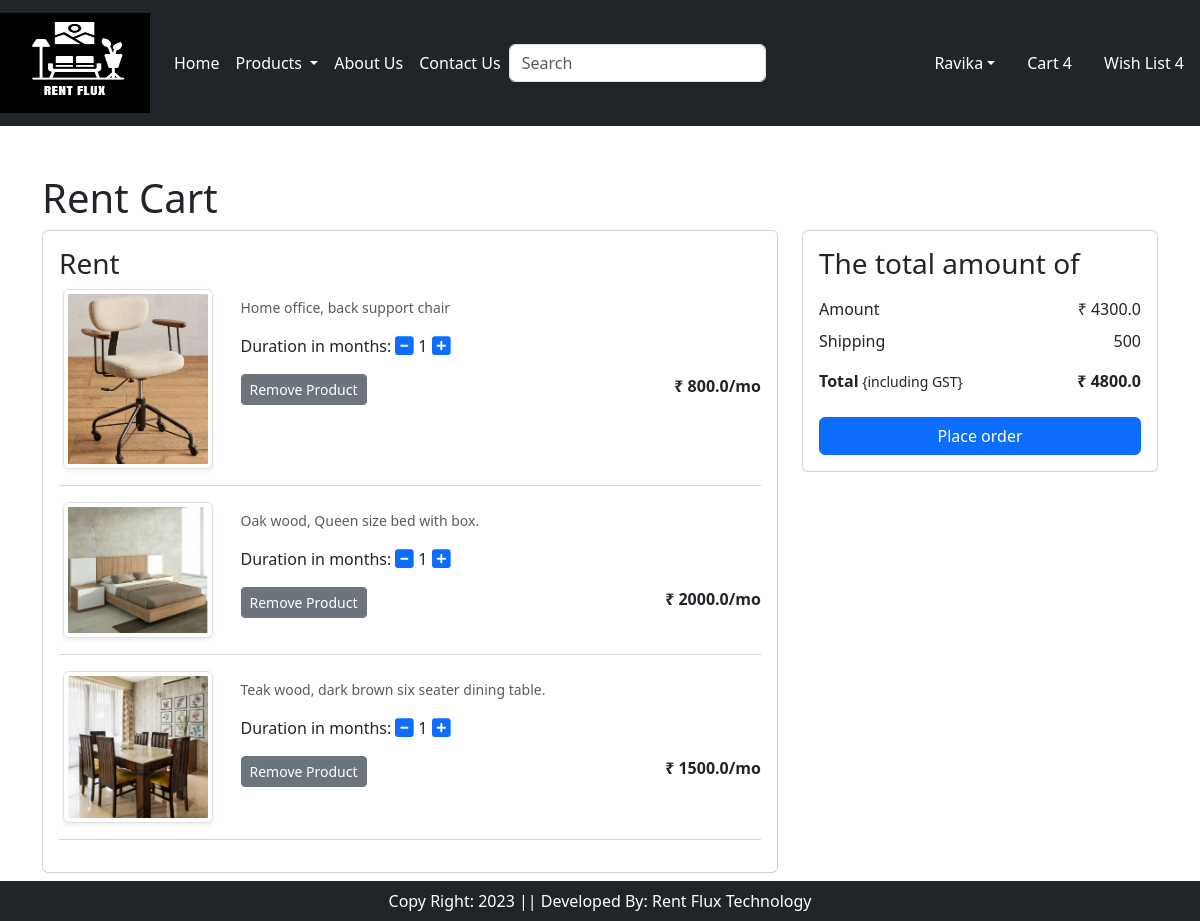
The app's page /cart/ (signed in) with its own data.
### app/models.py (models this page shows, shortened)
class Cart(models.Model):
    user = models.ForeignKey(User,on_delete=models.CASCADE)
    product = models.ForeignKey(Products,on_delete=models.CASCADE)
    quantity = models.PositiveIntegerField(default=1)

class Products(models.Model):
    tittle = models.CharField(max_length=100)
    rent_price = models.FloatField()
    description = models.TextField()
    category = models.CharField(choices=CATEGORY_CHOICES, max_length=2)
    product_image = models.ImageField(upload_to='product')

### app/views.py (the view)
# urls.py: path("cart/",views.show_cart, name='showcart'),
def show_cart(request):
    user= request.user
    amount = 0
    cart= Cart.objects.filter(user=user)
    for p in cart:
        value = p.quantity * p.product.rent_price
        amount = amount + value
    totalamount = amount + 500
    return render(request, 'app/addtocart.html',locals())

### app/templates/app/addtocart.html (shortened to what this page needs)
{% extends 'app/base.html' %}
{% load static %}
{% block main-content %}
    <div class="container my-5">
        <div class="row">
            {% if cart %}
           <h1 text="text-center mb-5">Rent Cart</h1>
           <br>
        <div class="col-sm-8">
            <div class="card">
                <div class="card-body">
                    <h3>Rent</h3>
                    {% for item in cart %}
                        <div class="row">
                            <div class="col-sm-3 text-center align-self-center"><img src="{{item.product.product_image.url}}" alt="" srcset="" class="img-fluid img-thumbnail shadow-sm" height="150" width="150"></div>
                            <div class="col-sm-9">
                                <div>
                                    <p class="mb-2 text-muted small">{{item.product.description}}</p>
                                    <div class="my-3">
                                        <label for="quantity">Duration in months:</label>
                                        <a href="minus-cart btn" pid={{item.product.id}}><i class="fas fa-minus-square fa-lg"></i></a>
                                        <span id="quantity">{{item.quantity}}</span>
                                        <a href="plus-cart btn" pid={{item.product.id}}><i class="fas fa-plus-square fa-lg"></i></a>
                                    </div>
                                <div class="d-flex justify-content-between">
                                <a href="#" class="remove-cart btn btn-sm btn-secondary mr-3" pid={{item.product.id}}>Remove Product</a>
                                <p class="mb-0"><span><strong>₹ {{item.product.rent_price}}/mo</strong></span></p>
                            </div>
                        </div>
                        </div>
                    </div>
                        <hr class="text-muted">
                   {% endfor %}
                </div>
            </div>
        </div>
        <div class="col-sm-4">
            <div class="card">
                <div class="card-body">
                    <h3>The total amount of</h3>
                    <ul class="list-group">
                        <li class="list-group-item d-flex justify-content-between align-items-center border-0 px-0 pb-0">Amount <span id="amount">
                            ₹ {{amount}}
                        </span></li>
                        <li class="list-group-item d-flex justify-content-between align-items-center border-0 px-0">Shipping <span>500</span></li>
                        <li class="list-group-item d-flex justify-content-between align-items-center border-0 px-0 mb-3">
                            <div>
                                <strong>Total</strong><small> {including GST}</small>
                            </div>
                            <span id="totalamount"><strong>₹ {{totalamount}}</strong></span>
                        </li>
                    </ul>
                    <div class="d-grid"><a href="{% url 'checkout' %}" class="btn btn-primary">Place order</a></div>
                </div>
            </div>
        </div>
        {% else %}
        <h1>Cart is empty</h1>
        {% endif %}
    </div>
</div>
{% endblock main-content %}

### app/templates/app/base.html (shortened to what this page needs)
<!DOCTYPE html>
{% load static %}
<html lang="en">
<head>
    <link href="https://cdn.jsdelivr.net/npm/bootstrap@5.3.1/dist/css/bootstrap.min.css" rel="stylesheet">
    <link rel="stylesheet" href="{% static 'app/css/owl.carousel.min.css' %}" />
    <link rel="stylesheet" href="{% static 'app/css/all.min.css' %}" />
    <link rel="stylesheet" href="{% static 'app/css/style.css' %}" />
</head>
<body>
  <nav class="navbar navbar-expand-lg navbar-dark bg-dark">
    <a class="navbar-brand" href="#">
      <img src="{% static 'app/images/Ren.png' %}" width="150" height="100">
    </a>
    <div class="collapse navbar-collapse" id="navbarSupportedContent">
      <ul class="navbar-nav mr-auto">
        {% if request.user.is_authenticated %}
        <li class="nav-item active">
          <a class="nav-link text-white" href="/">Home<span class="sr-only">(current)</span></a>
        </li>
        <li class="nav-item dropdown">
          <a class="nav-link dropdown-toggle text-white" href="#" id="navbarDropdown" role="button" data-bs-toggle="dropdown" aria-haspopup="true" aria-expanded="false">
            Products
          </a>
        </li>
        <li class="nav-item">
          <a class="nav-link text-white" href="{% url 'about' %}">About Us</a>
        </li>
        <li class="nav-item">
          <a class="nav-link text-white" href="{% url 'contact' %}">Contact Us</a>
        </li>
      </ul>
      <form class="d-flex" role="search">
        <input class="form-control me-2" type="search" placeholder="Search" aria-label="Search">
      </form>
  </div>
  <ul class="navbar-nav me-auto mb-2 mb-lg-0"></form>
    <li class="nav-item dropdown mx-2">
      <a class="nav-link dropdown-toggle text-white" href="#" id="profileDropdown" role="button" data-bs-toggle="dropdown" aria-expanded="false">Ravika</a>
    </li>
    <li class="nav-item dropdown mx-2">
      <a href="#" class="nav-link text-white">Cart 4</a>
    </li>
    <li class="nav-item dropdown mx-2">
      <a href="#" class="nav-link text-white">Wish List 4</a>
    </li>
  {% endif %}
  </nav>
      {% block main-content %}{% endblock main-content %}
      <footer class="container-fluid text-white bg-dark text-center p-2 mt-5 fixed-bottom">
        Copy Right: 2023 || Developed By: Rent Flux Technology
      </footer>
</body>
</html>

### records on screen
Cart: product.product_image (picture), product.description "Home office, back support chair", quantity "1", product.rent_price "800.0"
Cart: product.product_image (picture), product.description "Oak wood, Queen size bed with box.", quantity "1", product.rent_price "2000.0"
Cart: product.product_image (picture), product.description "Teak wood, dark brown six seater dining table.", quantity "1", product.rent_price "1500.0"

### other values on screen
{{ amount }} "4300.0"
{{ totalamount }} "4800.0"
